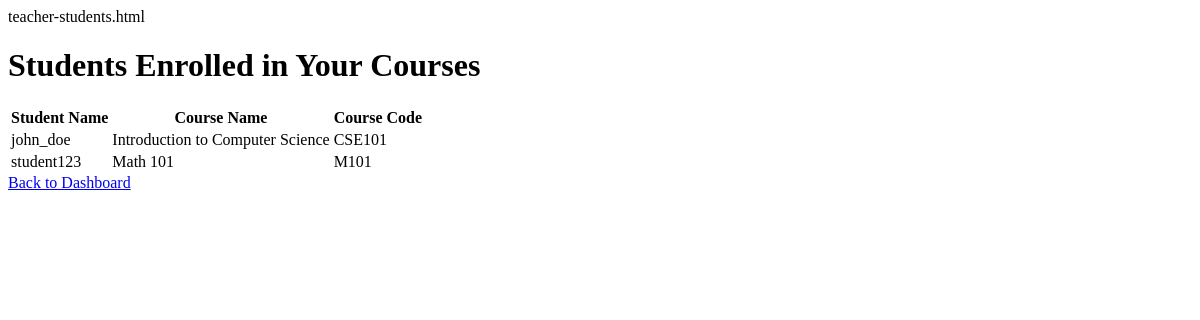
Before: /teacher/students (signed in) with the older database file.
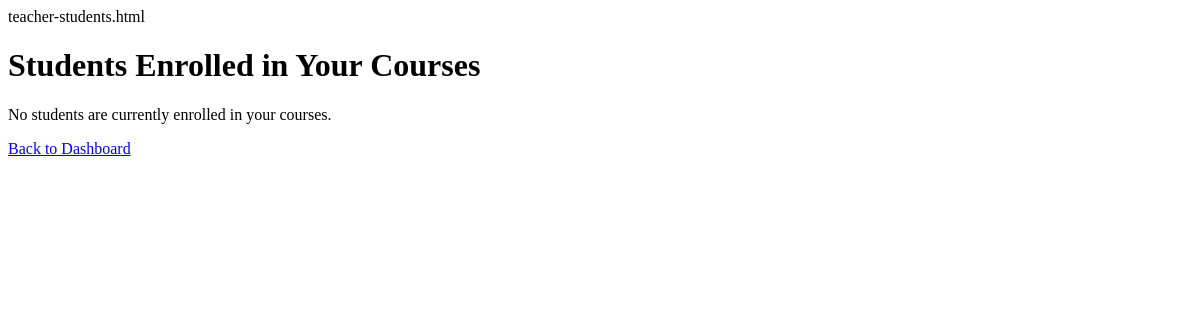
After: the same page with the newer database file.
### app.py (models this page shows, shortened)
class User(UserMixin, db.Model):
    id = db.Column(db.Integer, primary_key=True)
    username = db.Column(db.String(150))
    password = db.Column(db.String(150))
    role = db.Column(db.String(50))

class Course(db.Model):
    id = db.Column(db.Integer, primary_key=True)
    course_code = db.Column(db.String(10))
    course_name = db.Column(db.String(100))
    capacity = db.Column(db.Integer)
    teacher_id = db.Column(db.Integer, db.ForeignKey('user.id'), nullable=True)
    teacher = db.relationship('User', backref='teaching_courses', foreign_keys=[teacher_id])
    time = db.Column(db.String(50))
    enrolled_count = db.Column(db.Integer, default=0)

### app.py (the view)
@app.route('/teacher/students')
@login_required
def teacher_students():
    if current_user.role != 'teacher':
        flash("Access denied: Only teachers can view this page.", "danger")
        return redirect(url_for('login'))
    courses = Course.query.filter_by(teacher_id=current_user.id).all()
    students = []
    for course in courses:
        enrollments = Enrollment.query.filter_by(course_id=course.id).all()
        for enrollment in enrollments:
            student = User.query.get(enrollment.user_id)
            if student and student.role == 'student':
                students.append((student, course))
    return render_template('teacher_students.html', students=students)

### app.py (called while the page is built)
@login_manager.user_loader
def load_user(user_id):
    return User.query.get(int(user_id))

### templates/teacher_students.html (shortened to what this page needs)
<!DOCTYPE html>
<html lang="en">
<head>
</head>
<body>
    <h1>Students Enrolled in Your Courses</h1>
    {% if students %}
        <table>
            <thead>
                <tr>
                    <th>Student Name</th>
                    <th>Course Name</th>
                    <th>Course Code</th>
                </tr>
            </thead>
            <tbody>
                {% for student, course in students %}
                <tr>
                    <td>{{ student.username }}</td>
                    <td>{{ course.course_name }}</td>
                    <td>{{ course.course_code }}</td>
                </tr>
                {% endfor %}
            </tbody>
        </table>
    {% else %}
        <p>No students are currently enrolled in your courses.</p>
    {% endif %}
    <a href="{{ url_for('teacher_dashboard') }}">Back to Dashboard</a>
</body>
</html>

Changed rows visible on the page:
removed User: username "john_doe", course_name "Introduction to Computer Science", course_code "CSE101"
removed User: username "student123", course_name "Math 101", course_code "M101"
Other visible differences:
text no longer shown: "Student Name Course Name Course Code"
text now shown: "No students are currently enrolled in your courses."
